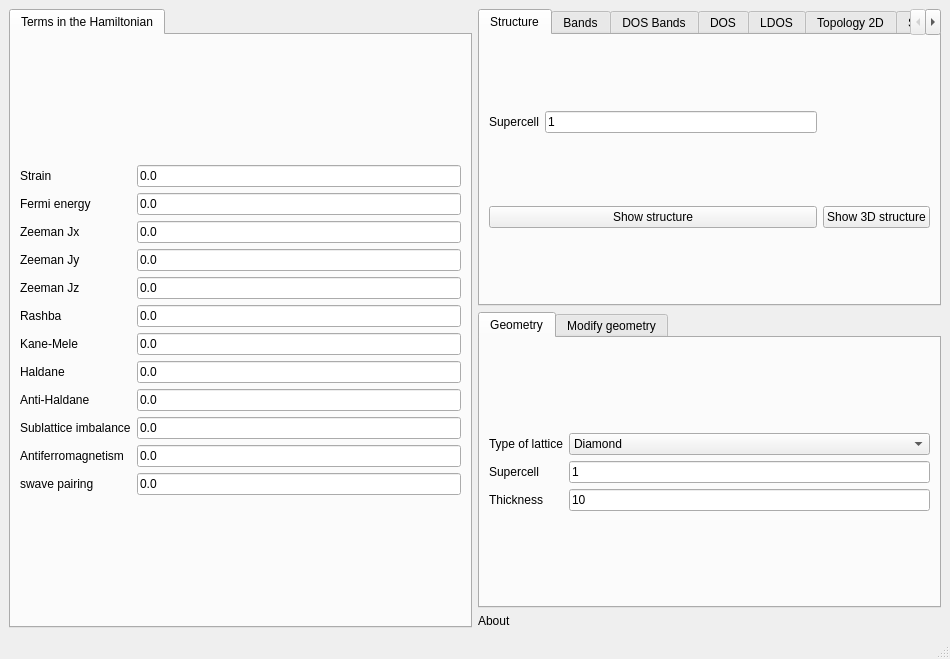
<?xml version="1.0" encoding="UTF-8"?>
<ui version="4.0">
 <class>MainWindow</class>
 <widget class="QMainWindow" name="MainWindow">
  <property name="geometry">
   <rect>
    <x>0</x>
    <y>0</y>
    <width>950</width>
    <height>659</height>
   </rect>
  </property>
  <property name="windowTitle">
   <string>2D films</string>
  </property>
  <widget class="QWidget" name="centralwidget">
   <layout class="QGridLayout" name="gridLayout_13">
    <item row="0" column="0" rowspan="3">
     <widget class="QTabWidget" name="tabWidget_2">
      <property name="currentIndex">
       <number>0</number>
      </property>
      <widget class="QWidget" name="tab_3">
       <attribute name="title">
        <string>Terms in the Hamiltonian</string>
       </attribute>
       <layout class="QGridLayout" name="gridLayout_14">
        <item row="0" column="0">
         <layout class="QGridLayout" name="gridLayout">
          <item row="1" column="1">
           <widget class="QLineEdit" name="fermi">
            <property name="enabled">
             <bool>true</bool>
            </property>
            <property name="text">
             <string>0.0</string>
            </property>
           </widget>
          </item>
          <item row="5" column="1">
           <widget class="QLineEdit" name="rashba">
            <property name="text">
             <string>0.0</string>
            </property>
           </widget>
          </item>
          <item row="9" column="1">
           <widget class="QLineEdit" name="mAB">
            <property name="text">
             <string>0.0</string>
            </property>
           </widget>
          </item>
          <item row="6" column="0">
           <widget class="QLabel" name="label_11">
            <property name="text">
             <string>Kane-Mele</string>
            </property>
           </widget>
          </item>
          <item row="3" column="0">
           <widget class="QLabel" name="label_4">
            <property name="text">
             <string>Zeeman Jy</string>
            </property>
           </widget>
          </item>
          <item row="2" column="0">
           <widget class="QLabel" name="label_3">
            <property name="text">
             <string>Zeeman Jx</string>
            </property>
           </widget>
          </item>
          <item row="4" column="0">
           <widget class="QLabel" name="label_5">
            <property name="text">
             <string>Zeeman Jz</string>
            </property>
           </widget>
          </item>
          <item row="8" column="0">
           <widget class="QLabel" name="label_25">
            <property name="text">
             <string>Anti-Haldane</string>
            </property>
           </widget>
          </item>
          <item row="6" column="1">
           <widget class="QLineEdit" name="kanemele">
            <property name="text">
             <string>0.0</string>
            </property>
           </widget>
          </item>
          <item row="10" column="1">
           <widget class="QLineEdit" name="mAF">
            <property name="text">
             <string>0.0</string>
            </property>
           </widget>
          </item>
          <item row="5" column="0">
           <widget class="QLabel" name="label_10">
            <property name="text">
             <string>Rashba</string>
            </property>
           </widget>
          </item>
          <item row="10" column="0">
           <widget class="QLabel" name="label_13">
            <property name="text">
             <string>Antiferromagnetism</string>
            </property>
           </widget>
          </item>
          <item row="9" column="0">
           <widget class="QLabel" name="label_12">
            <property name="text">
             <string>Sublattice imbalance</string>
            </property>
           </widget>
          </item>
          <item row="7" column="0">
           <widget class="QLabel" name="label_24">
            <property name="text">
             <string>Haldane</string>
            </property>
           </widget>
          </item>
          <item row="11" column="0">
           <widget class="QLabel" name="label_26">
            <property name="text">
             <string>swave pairing</string>
            </property>
           </widget>
          </item>
          <item row="7" column="1">
           <widget class="QLineEdit" name="haldane">
            <property name="text">
             <string>0.0</string>
            </property>
           </widget>
          </item>
          <item row="3" column="1">
           <widget class="QLineEdit" name="By">
            <property name="text">
             <string>0.0</string>
            </property>
           </widget>
          </item>
          <item row="1" column="0">
           <widget class="QLabel" name="label">
            <property name="text">
             <string>Fermi energy</string>
            </property>
           </widget>
          </item>
          <item row="4" column="1">
           <widget class="QLineEdit" name="Bz">
            <property name="text">
             <string>0.0</string>
            </property>
           </widget>
          </item>
          <item row="2" column="1">
           <widget class="QLineEdit" name="Bx">
            <property name="text">
             <string>0.0</string>
            </property>
           </widget>
          </item>
          <item row="8" column="1">
           <widget class="QLineEdit" name="antihaldane">
            <property name="text">
             <string>0.0</string>
            </property>
           </widget>
          </item>
          <item row="11" column="1">
           <widget class="QLineEdit" name="swave">
            <property name="text">
             <string>0.0</string>
            </property>
           </widget>
          </item>
          <item row="0" column="0">
           <widget class="QLabel" name="label_44">
            <property name="text">
             <string>Strain</string>
            </property>
           </widget>
          </item>
          <item row="0" column="1">
           <widget class="QLineEdit" name="strain">
            <property name="text">
             <string>0.0</string>
            </property>
           </widget>
          </item>
         </layout>
        </item>
       </layout>
      </widget>
     </widget>
    </item>
    <item row="0" column="1">
     <widget class="QTabWidget" name="tabWidget_3">
      <property name="currentIndex">
       <number>0</number>
      </property>
      <widget class="QWidget" name="tab_4">
       <attribute name="title">
        <string>Structure</string>
       </attribute>
       <layout class="QGridLayout" name="gridLayout_15">
        <item row="0" column="0">
         <layout class="QGridLayout" name="gridLayout_3">
          <item row="0" column="0">
           <widget class="QLabel" name="label_7">
            <property name="text">
             <string>Supercell</string>
            </property>
           </widget>
          </item>
          <item row="0" column="1">
           <widget class="QLineEdit" name="nsuper_struct">
            <property name="text">
             <string>1</string>
            </property>
           </widget>
          </item>
         </layout>
        </item>
        <item row="1" column="0">
         <widget class="QPushButton" name="show_structure">
          <property name="text">
           <string>Show structure</string>
          </property>
         </widget>
        </item>
        <item row="1" column="1">
         <widget class="QPushButton" name="show_structure_3d">
          <property name="text">
           <string>Show 3D structure</string>
          </property>
         </widget>
        </item>
       </layout>
      </widget>
      <widget class="QWidget" name="tab_5">
       <attribute name="title">
        <string>Bands</string>
       </attribute>
       <layout class="QGridLayout" name="gridLayout_16">
        <item row="0" column="0">
         <widget class="QPushButton" name="show_bands">
          <property name="text">
           <string>Band structure</string>
          </property>
         </widget>
        </item>
        <item row="1" column="0">
         <layout class="QGridLayout" name="gridLayout_2">
          <item row="1" column="1">
           <widget class="QLineEdit" name="nk_bands">
            <property name="text">
             <string>100</string>
            </property>
           </widget>
          </item>
          <item row="0" column="0">
           <widget class="QLabel" name="label_15">
            <property name="text">
             <string>Operator</string>
            </property>
           </widget>
          </item>
          <item row="0" column="1">
           <widget class="QComboBox" name="bands_color">
            <property name="currentIndex">
             <number>0</number>
            </property>
            <item>
             <property name="text">
              <string>None</string>
             </property>
            </item>
            <item>
             <property name="text">
              <string>Interface</string>
             </property>
            </item>
            <item>
             <property name="text">
              <string>z-position</string>
             </property>
            </item>
            <item>
             <property name="text">
              <string>Sx</string>
             </property>
            </item>
            <item>
             <property name="text">
              <string>Sy</string>
             </property>
            </item>
            <item>
             <property name="text">
              <string>Sz</string>
             </property>
            </item>
            <item>
             <property name="text">
              <string>Valley</string>
             </property>
            </item>
           </widget>
          </item>
          <item row="1" column="0">
           <widget class="QLabel" name="label_9">
            <property name="text">
             <string># kpoints</string>
            </property>
           </widget>
          </item>
         </layout>
        </item>
       </layout>
      </widget>
      <widget class="QWidget" name="tab_9">
       <attribute name="title">
        <string>DOS Bands</string>
       </attribute>
       <layout class="QGridLayout" name="gridLayout_17">
        <item row="0" column="0">
         <layout class="QGridLayout" name="gridLayout_11">
          <item row="0" column="1">
           <widget class="QLineEdit" name="delta_kbands">
            <property name="text">
             <string>0.01</string>
            </property>
           </widget>
          </item>
          <item row="0" column="0">
           <widget class="QLabel" name="label_27">
            <property name="text">
             <string>Smearing</string>
            </property>
           </widget>
          </item>
          <item row="1" column="1">
           <widget class="QLineEdit" name="ne_kbands">
            <property name="text">
             <string>400</string>
            </property>
           </widget>
          </item>
          <item row="1" column="0">
           <widget class="QLabel" name="label_28">
            <property name="text">
             <string># of energies</string>
            </property>
           </widget>
          </item>
          <item row="2" column="0">
           <widget class="QLabel" name="label_29">
            <property name="text">
             <string>Energy window</string>
            </property>
           </widget>
          </item>
          <item row="2" column="1">
           <widget class="QLineEdit" name="window_kbands">
            <property name="text">
             <string>3.0</string>
            </property>
           </widget>
          </item>
          <item row="3" column="0">
           <widget class="QLabel" name="label_30">
            <property name="text">
             <string>KPM scale</string>
            </property>
           </widget>
          </item>
          <item row="3" column="1">
           <widget class="QLineEdit" name="scale_kbands">
            <property name="text">
             <string>10.0</string>
            </property>
           </widget>
          </item>
          <item row="4" column="0">
           <widget class="QLabel" name="label_31">
            <property name="text">
             <string># vectors</string>
            </property>
           </widget>
          </item>
          <item row="4" column="1">
           <widget class="QLineEdit" name="nv_kbands">
            <property name="text">
             <string>10</string>
            </property>
           </widget>
          </item>
         </layout>
        </item>
        <item row="0" column="1">
         <widget class="QPushButton" name="show_dosbands">
          <property name="toolTip">
           <string>This is equivalent to band structure calculation, but it can be applied for very large systems</string>
          </property>
          <property name="text">
           <string>Show DOS Bands</string>
          </property>
         </widget>
        </item>
       </layout>
      </widget>
      <widget class="QWidget" name="tab_6">
       <attribute name="title">
        <string>DOS</string>
       </attribute>
       <layout class="QGridLayout" name="gridLayout_18">
        <item row="0" column="0">
         <widget class="QPushButton" name="show_dos">
          <property name="text">
           <string>Density of states</string>
          </property>
         </widget>
        </item>
        <item row="1" column="0">
         <layout class="QGridLayout" name="gridLayout_5">
          <item row="0" column="0">
           <widget class="QLabel" name="label_16">
            <property name="text">
             <string>Smearing</string>
            </property>
           </widget>
          </item>
          <item row="0" column="1">
           <widget class="QLineEdit" name="DOS_smearing">
            <property name="text">
             <string>0.01</string>
            </property>
           </widget>
          </item>
         </layout>
        </item>
       </layout>
      </widget>
      <widget class="QWidget" name="tab_7">
       <attribute name="title">
        <string>LDOS</string>
       </attribute>
       <layout class="QGridLayout" name="gridLayout_19">
        <item row="0" column="0">
         <layout class="QGridLayout" name="gridLayout_6">
          <item row="2" column="1">
           <widget class="QLineEdit" name="nk_ldos">
            <property name="text">
             <string>20</string>
            </property>
           </widget>
          </item>
          <item row="3" column="1">
           <widget class="QLineEdit" name="delta_ldos">
            <property name="text">
             <string>0.01</string>
            </property>
           </widget>
          </item>
          <item row="2" column="0">
           <widget class="QLabel" name="label_17">
            <property name="text">
             <string># of kpoints</string>
            </property>
           </widget>
          </item>
          <item row="3" column="0">
           <widget class="QLabel" name="label_18">
            <property name="text">
             <string>Smearing</string>
            </property>
           </widget>
          </item>
          <item row="0" column="0">
           <widget class="QLabel" name="label_2">
            <property name="text">
             <string>Energy window</string>
            </property>
           </widget>
          </item>
          <item row="0" column="1">
           <widget class="QLineEdit" name="window_ldos">
            <property name="text">
             <string>0.5</string>
            </property>
           </widget>
          </item>
          <item row="1" column="0">
           <widget class="QLabel" name="label_35">
            <property name="text">
             <string># of energies</string>
            </property>
           </widget>
          </item>
          <item row="1" column="1">
           <widget class="QLineEdit" name="ne_ldos">
            <property name="text">
             <string>300</string>
            </property>
           </widget>
          </item>
         </layout>
        </item>
        <item row="0" column="1">
         <widget class="QPushButton" name="show_ldos">
          <property name="text">
           <string>Show LDOS</string>
          </property>
         </widget>
        </item>
       </layout>
      </widget>
      <widget class="QWidget" name="tab_10">
       <attribute name="title">
        <string>Topology 2D</string>
       </attribute>
       <layout class="QGridLayout" name="gridLayout_20">
        <item row="0" column="0">
         <layout class="QGridLayout" name="gridLayout_8">
          <item row="0" column="1">
           <widget class="QLineEdit" name="nk_topology">
            <property name="text">
             <string>200</string>
            </property>
           </widget>
          </item>
          <item row="0" column="0">
           <widget class="QLabel" name="label_19">
            <property name="text">
             <string># kpoints</string>
            </property>
           </widget>
          </item>
         </layout>
        </item>
        <item row="0" column="1">
         <layout class="QGridLayout" name="gridLayout_7">
          <item row="3" column="0">
           <widget class="QPushButton" name="show_chern">
            <property name="enabled">
             <bool>false</bool>
            </property>
            <property name="text">
             <string>Chern number</string>
            </property>
           </widget>
          </item>
          <item row="2" column="0">
           <widget class="QPushButton" name="show_z2">
            <property name="text">
             <string>Z2 invariant</string>
            </property>
           </widget>
          </item>
          <item row="1" column="0">
           <widget class="QPushButton" name="show_berry2d">
            <property name="text">
             <string>2D Berry curvature</string>
            </property>
           </widget>
          </item>
          <item row="0" column="0">
           <widget class="QPushButton" name="show_berry1d">
            <property name="text">
             <string>1D Berry curvature</string>
            </property>
           </widget>
          </item>
         </layout>
        </item>
       </layout>
      </widget>
      <widget class="QWidget" name="tab">
       <attribute name="title">
        <string>SDOS</string>
       </attribute>
       <layout class="QGridLayout" name="gridLayout_21">
        <item row="0" column="0">
         <layout class="QGridLayout" name="gridLayout_9">
          <item row="0" column="1">
           <widget class="QLineEdit" name="ewindow_kdos">
            <property name="text">
             <string>0.5</string>
            </property>
           </widget>
          </item>
          <item row="0" column="0">
           <widget class="QLabel" name="label_20">
            <property name="text">
             <string>Energy window</string>
            </property>
           </widget>
          </item>
          <item row="1" column="1">
           <widget class="QLineEdit" name="mesh_kdos">
            <property name="text">
             <string>100</string>
            </property>
           </widget>
          </item>
          <item row="1" column="0">
           <widget class="QLabel" name="label_21">
            <property name="text">
             <string># of points</string>
            </property>
           </widget>
          </item>
         </layout>
        </item>
        <item row="1" column="0">
         <widget class="QPushButton" name="show_kdos">
          <property name="text">
           <string>Show Surface DOS</string>
          </property>
         </widget>
        </item>
       </layout>
      </widget>
      <widget class="QWidget" name="tab_8">
       <attribute name="title">
        <string>SCF</string>
       </attribute>
       <layout class="QGridLayout" name="gridLayout_22">
        <item row="0" column="0">
         <widget class="QTabWidget" name="tabWidget_4">
          <property name="currentIndex">
           <number>1</number>
          </property>
          <widget class="QWidget" name="tab_12">
           <attribute name="title">
            <string>Basic</string>
           </attribute>
           <layout class="QGridLayout" name="gridLayout_23">
            <item row="0" column="0" colspan="2">
             <layout class="QGridLayout" name="gridLayout_10">
              <item row="0" column="1">
               <widget class="QComboBox" name="scf_initialization">
                <item>
                 <property name="text">
                  <string>antiferro</string>
                 </property>
                </item>
                <item>
                 <property name="text">
                  <string>ferro</string>
                 </property>
                </item>
                <item>
                 <property name="text">
                  <string>random</string>
                 </property>
                </item>
               </widget>
              </item>
              <item row="0" column="0">
               <widget class="QLabel" name="label_22">
                <property name="text">
                 <string>Initialization</string>
                </property>
               </widget>
              </item>
              <item row="1" column="0">
               <widget class="QLabel" name="label_23">
                <property name="text">
                 <string>Hubbard</string>
                </property>
               </widget>
              </item>
              <item row="1" column="1">
               <widget class="QLineEdit" name="hubbard">
                <property name="text">
                 <string>2.0</string>
                </property>
               </widget>
              </item>
              <item row="2" column="0">
               <widget class="QLabel" name="label_34">
                <property name="text">
                 <string>Filling</string>
                </property>
               </widget>
              </item>
              <item row="2" column="1">
               <widget class="QLineEdit" name="filling_scf">
                <property name="text">
                 <string>0.5</string>
                </property>
               </widget>
              </item>
             </layout>
            </item>
            <item row="1" column="0">
             <widget class="QCheckBox" name="do_scf">
              <property name="text">
               <string>Include mean field</string>
              </property>
             </widget>
            </item>
            <item row="1" column="1">
             <widget class="QPushButton" name="solve_scf">
              <property name="text">
               <string>Solve SCF</string>
              </property>
             </widget>
            </item>
           </layout>
          </widget>
          <widget class="QWidget" name="tab_11">
           <attribute name="title">
            <string>Convergence</string>
           </attribute>
           <layout class="QGridLayout" name="gridLayout_24">
            <item row="0" column="0">
             <layout class="QGridLayout" name="gridLayout_12">
              <item row="0" column="0">
               <widget class="QLabel" name="label_32">
                <property name="text">
                 <string>Mixing</string>
                </property>
               </widget>
              </item>
              <item row="1" column="0">
               <widget class="QLabel" name="label_14">
                <property name="text">
                 <string># of kpoints</string>
                </property>
               </widget>
              </item>
              <item row="1" column="1">
               <widget class="QLineEdit" name="nk_scf">
                <property name="text">
                 <string>10</string>
                </property>
               </widget>
              </item>
              <item row="0" column="1">
               <widget class="QLineEdit" name="mix_scf">
                <property name="text">
                 <string>0.9</string>
                </property>
               </widget>
              </item>
              <item row="2" column="0">
               <widget class="QLabel" name="label_33">
                <property name="text">
                 <string>Smearing</string>
                </property>
               </widget>
              </item>
              <item row="2" column="1">
               <widget class="QLineEdit" name="smearing_scf">
                <property name="text">
                 <string>0.01</string>
                </property>
               </widget>
              </item>
             </layout>
            </item>
           </layout>
          </widget>
         </widget>
        </item>
       </layout>
      </widget>
      <widget class="QWidget" name="tab_13">
       <attribute name="title">
        <string>Magnetism</string>
       </attribute>
       <layout class="QGridLayout" name="gridLayout_25">
        <item row="0" column="0">
         <widget class="QPushButton" name="show_magnetism">
          <property name="text">
           <string>Show magnetism</string>
          </property>
         </widget>
        </item>
       </layout>
      </widget>
     </widget>
    </item>
    <item row="1" column="1">
     <widget class="QTabWidget" name="tabWidget">
      <property name="currentIndex">
       <number>0</number>
      </property>
      <property name="documentMode">
       <bool>false</bool>
      </property>
      <property name="tabsClosable">
       <bool>false</bool>
      </property>
      <property name="movable">
       <bool>false</bool>
      </property>
      <widget class="QWidget" name="tab_2">
       <attribute name="title">
        <string>Geometry</string>
       </attribute>
       <layout class="QGridLayout" name="gridLayout_26">
        <item row="0" column="0">
         <layout class="QGridLayout" name="gridLayout_4">
          <item row="1" column="1">
           <widget class="QLineEdit" name="nsuper">
            <property name="text">
             <string>1</string>
            </property>
           </widget>
          </item>
          <item row="1" column="0">
           <widget class="QLabel" name="label_6">
            <property name="text">
             <string>Supercell</string>
            </property>
           </widget>
          </item>
          <item row="0" column="0">
           <widget class="QLabel" name="label_8">
            <property name="text">
             <string>Type of lattice</string>
            </property>
           </widget>
          </item>
          <item row="0" column="1">
           <widget class="QComboBox" name="lattice">
            <item>
             <property name="text">
              <string>Diamond</string>
             </property>
            </item>
            <item>
             <property name="text">
              <string>Cubic</string>
             </property>
            </item>
            <item>
             <property name="text">
              <string>Pyrochlore</string>
             </property>
            </item>
            <item>
             <property name="text">
              <string>Hyperhoneycomb</string>
             </property>
            </item>
           </widget>
          </item>
          <item row="2" column="1">
           <widget class="QLineEdit" name="thickness">
            <property name="text">
             <string>10</string>
            </property>
           </widget>
          </item>
          <item row="2" column="0">
           <widget class="QLabel" name="label_43">
            <property name="text">
             <string>Thickness</string>
            </property>
           </widget>
          </item>
         </layout>
        </item>
       </layout>
      </widget>
      <widget class="QWidget" name="tab_14">
       <attribute name="title">
        <string>Modify geometry</string>
       </attribute>
       <layout class="QVBoxLayout" name="verticalLayout">
        <item>
         <layout class="QGridLayout" name="gridLayout_27">
          <item row="0" column="0">
           <widget class="QCheckBox" name="remove_single_bonded">
            <property name="toolTip">
             <string>Remove atoms that have a single bond in the structure</string>
            </property>
            <property name="text">
             <string>Remove single bonds</string>
            </property>
            <property name="checked">
             <bool>true</bool>
            </property>
           </widget>
          </item>
          <item row="1" column="0">
           <widget class="QCheckBox" name="remove_selected">
            <property name="text">
             <string>Remove selected atoms</string>
            </property>
           </widget>
          </item>
          <item row="2" column="0">
           <widget class="QPushButton" name="select_atoms_removal">
            <property name="text">
             <string>Select atoms to remove</string>
            </property>
           </widget>
          </item>
         </layout>
        </item>
       </layout>
      </widget>
     </widget>
    </item>
    <item row="2" column="1">
     <widget class="QLabel" name="label_46">
      <property name="toolTip">
       <string>This module allows to compute heterostructures consisting of two different films. You have to specify the parameters of the two films</string>
      </property>
      <property name="text">
       <string>About</string>
      </property>
     </widget>
    </item>
   </layout>
  </widget>
  <widget class="QMenuBar" name="menubar">
   <property name="geometry">
    <rect>
     <x>0</x>
     <y>0</y>
     <width>950</width>
     <height>25</height>
    </rect>
   </property>
  </widget>
  <widget class="QStatusBar" name="statusbar"/>
 </widget>
 <resources/>
 <connections/>
</ui>
